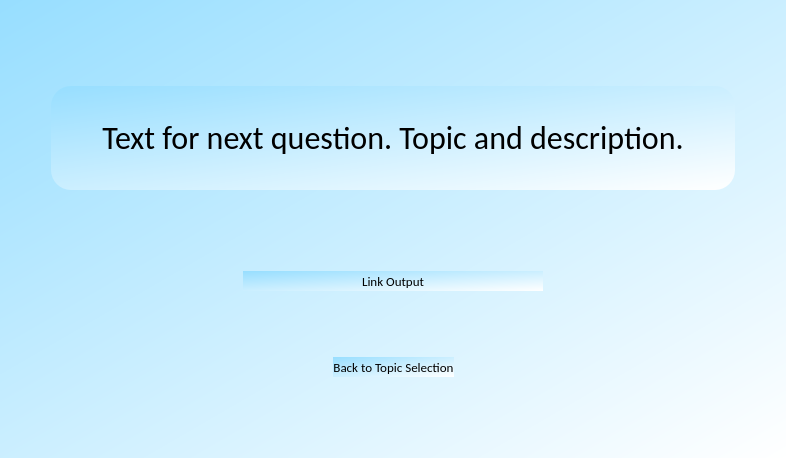
<?xml version="1.0" encoding="UTF-8"?>
<ui version="4.0">
 <class>Form</class>
 <widget class="QWidget" name="Form">
  <property name="geometry">
   <rect>
    <x>0</x>
    <y>0</y>
    <width>786</width>
    <height>458</height>
   </rect>
  </property>
  <property name="font">
   <font>
    <family>Calibri</family>
   </font>
  </property>
  <property name="windowTitle">
   <string>Form</string>
  </property>
  <property name="styleSheet">
   <string notr="true">QWidget{
background-color:qlineargradient(spread:pad, x1:0, y1:0, x2:1, y2:1, stop:0 rgb(151, 222, 255), stop:1 rgba(255, 255, 255, 255))
}</string>
  </property>
  <layout class="QGridLayout" name="gridLayout_2">
   <item row="1" column="2">
    <layout class="QGridLayout" name="gridLayout" rowstretch="400,0,0,0,0,0,0,0,0,0,0,0,0,0">
     <property name="sizeConstraint">
      <enum>QLayout::SetNoConstraint</enum>
     </property>
     <item row="13" column="1">
      <spacer name="verticalSpacer_3">
       <property name="orientation">
        <enum>Qt::Vertical</enum>
       </property>
       <property name="sizeType">
        <enum>QSizePolicy::Maximum</enum>
       </property>
       <property name="sizeHint" stdset="0">
        <size>
         <width>20</width>
         <height>70</height>
        </size>
       </property>
      </spacer>
     </item>
     <item row="2" column="1">
      <layout class="QHBoxLayout" name="horizontalLayout_3">
       <item>
        <spacer name="horizontalSpacer_3">
         <property name="orientation">
          <enum>Qt::Horizontal</enum>
         </property>
         <property name="sizeHint" stdset="0">
          <size>
           <width>40</width>
           <height>20</height>
          </size>
         </property>
        </spacer>
       </item>
       <item>
        <widget class="QLabel" name="label">
         <property name="minimumSize">
          <size>
           <width>300</width>
           <height>20</height>
          </size>
         </property>
         <property name="font">
          <font>
           <family>Calibri</family>
           <pointsize>10</pointsize>
           <weight>50</weight>
           <bold>false</bold>
          </font>
         </property>
         <property name="styleSheet">
          <string notr="true">QWidget{
border-radius:20px;
background-color:&quot;linen&quot;
}
</string>
         </property>
         <property name="text">
          <string>Link Output</string>
         </property>
         <property name="alignment">
          <set>Qt::AlignCenter</set>
         </property>
         <property name="wordWrap">
          <bool>true</bool>
         </property>
        </widget>
       </item>
       <item>
        <spacer name="horizontalSpacer_4">
         <property name="orientation">
          <enum>Qt::Horizontal</enum>
         </property>
         <property name="sizeHint" stdset="0">
          <size>
           <width>40</width>
           <height>20</height>
          </size>
         </property>
        </spacer>
       </item>
      </layout>
     </item>
     <item row="0" column="1">
      <layout class="QHBoxLayout" name="horizontalLayout_2">
       <item>
        <spacer name="horizontalSpacer_2">
         <property name="orientation">
          <enum>Qt::Horizontal</enum>
         </property>
         <property name="sizeType">
          <enum>QSizePolicy::Minimum</enum>
         </property>
         <property name="sizeHint" stdset="0">
          <size>
           <width>40</width>
           <height>20</height>
          </size>
         </property>
        </spacer>
       </item>
       <item>
        <widget class="QLabel" name="QuestionLabel">
         <property name="minimumSize">
          <size>
           <width>400</width>
           <height>100</height>
          </size>
         </property>
         <property name="maximumSize">
          <size>
           <width>900</width>
           <height>400</height>
          </size>
         </property>
         <property name="font">
          <font>
           <family>Calibri</family>
           <pointsize>24</pointsize>
           <weight>50</weight>
           <italic>false</italic>
           <bold>false</bold>
          </font>
         </property>
         <property name="mouseTracking">
          <bool>false</bool>
         </property>
         <property name="autoFillBackground">
          <bool>false</bool>
         </property>
         <property name="styleSheet">
          <string notr="true">QWidget{
border-radius:20px;
background-color:&quot;linen&quot;
}</string>
         </property>
         <property name="text">
          <string>Text for next question. Topic and description.</string>
         </property>
         <property name="scaledContents">
          <bool>false</bool>
         </property>
         <property name="alignment">
          <set>Qt::AlignCenter</set>
         </property>
         <property name="wordWrap">
          <bool>true</bool>
         </property>
        </widget>
       </item>
       <item>
        <spacer name="horizontalSpacer">
         <property name="orientation">
          <enum>Qt::Horizontal</enum>
         </property>
         <property name="sizeType">
          <enum>QSizePolicy::Minimum</enum>
         </property>
         <property name="sizeHint" stdset="0">
          <size>
           <width>40</width>
           <height>20</height>
          </size>
         </property>
        </spacer>
       </item>
      </layout>
     </item>
     <item row="9" column="1">
      <layout class="QVBoxLayout" name="verticalLayout_2">
       <item>
        <spacer name="verticalSpacer_6">
         <property name="orientation">
          <enum>Qt::Vertical</enum>
         </property>
         <property name="sizeType">
          <enum>QSizePolicy::Minimum</enum>
         </property>
         <property name="sizeHint" stdset="0">
          <size>
           <width>20</width>
           <height>30</height>
          </size>
         </property>
        </spacer>
       </item>
      </layout>
     </item>
     <item row="1" column="1">
      <spacer name="verticalSpacer_2">
       <property name="orientation">
        <enum>Qt::Vertical</enum>
       </property>
       <property name="sizeType">
        <enum>QSizePolicy::Minimum</enum>
       </property>
       <property name="sizeHint" stdset="0">
        <size>
         <width>20</width>
         <height>75</height>
        </size>
       </property>
      </spacer>
     </item>
     <item row="12" column="1">
      <layout class="QHBoxLayout" name="horizontalLayout">
       <item>
        <spacer name="horizontalSpacer_5">
         <property name="orientation">
          <enum>Qt::Horizontal</enum>
         </property>
         <property name="sizeType">
          <enum>QSizePolicy::Expanding</enum>
         </property>
         <property name="sizeHint" stdset="0">
          <size>
           <width>40</width>
           <height>20</height>
          </size>
         </property>
        </spacer>
       </item>
       <item>
        <widget class="QPushButton" name="pushButton">
         <property name="sizePolicy">
          <sizepolicy hsizetype="Preferred" vsizetype="Preferred">
           <horstretch>0</horstretch>
           <verstretch>0</verstretch>
          </sizepolicy>
         </property>
         <property name="minimumSize">
          <size>
           <width>30</width>
           <height>10</height>
          </size>
         </property>
         <property name="font">
          <font>
           <family>Calibri</family>
           <pointsize>10</pointsize>
          </font>
         </property>
         <property name="styleSheet">
          <string notr="true">QWidget{
border-radius:20px;
background-color:&quot;linen&quot;
}</string>
         </property>
         <property name="text">
          <string>Back to Topic Selection</string>
         </property>
        </widget>
       </item>
       <item>
        <spacer name="horizontalSpacer_6">
         <property name="orientation">
          <enum>Qt::Horizontal</enum>
         </property>
         <property name="sizeType">
          <enum>QSizePolicy::MinimumExpanding</enum>
         </property>
         <property name="sizeHint" stdset="0">
          <size>
           <width>40</width>
           <height>20</height>
          </size>
         </property>
        </spacer>
       </item>
      </layout>
     </item>
     <item row="3" column="1">
      <spacer name="verticalSpacer">
       <property name="orientation">
        <enum>Qt::Vertical</enum>
       </property>
       <property name="sizeType">
        <enum>QSizePolicy::Minimum</enum>
       </property>
       <property name="sizeHint" stdset="0">
        <size>
         <width>20</width>
         <height>30</height>
        </size>
       </property>
      </spacer>
     </item>
    </layout>
   </item>
   <item row="0" column="2">
    <spacer name="verticalSpacer_4">
     <property name="orientation">
      <enum>Qt::Vertical</enum>
     </property>
     <property name="sizeType">
      <enum>QSizePolicy::Minimum</enum>
     </property>
     <property name="sizeHint" stdset="0">
      <size>
       <width>20</width>
       <height>75</height>
      </size>
     </property>
    </spacer>
   </item>
  </layout>
 </widget>
 <resources/>
 <connections/>
</ui>
